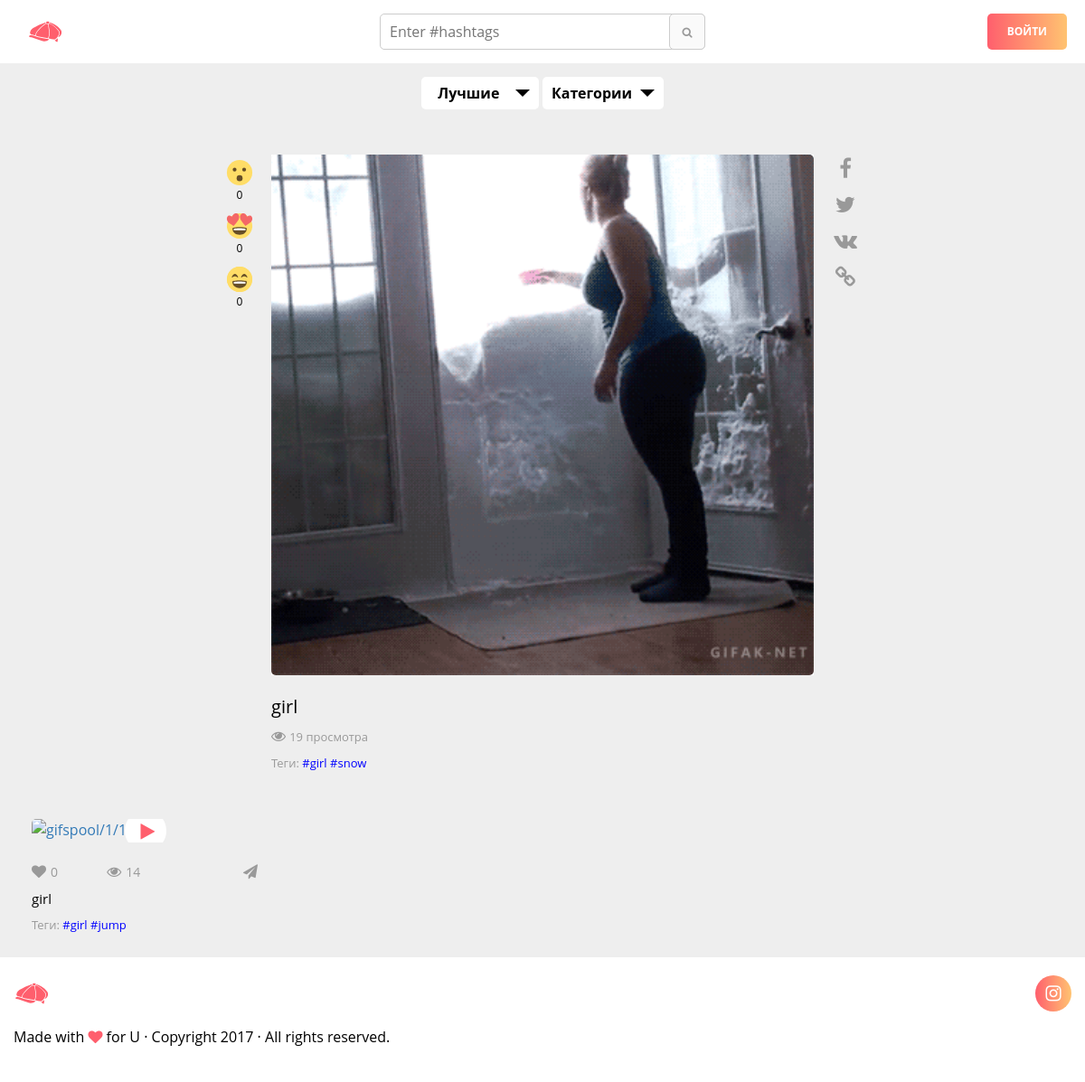
Screenshot of /10-girl/ with the database file from the repository.
### gifspool/models.py (models this page shows, shortened)
class Gif(models.Model):
    category = models.ForeignKey(Category, on_delete=models.CASCADE, blank=True, null=True,)
    creator = models.ForeignKey(User, default='')
    name = models.CharField(max_length=30)
    tags = models.CharField(max_length=300, blank = True)
    upload_date = models.DateTimeField(auto_now_add=True, blank = True)
    likes_by = models.TextField(default='', blank = True)
    likes = models.IntegerField(default=0)
    shocked = models.IntegerField(default=0)
    loved = models.IntegerField(default=0)
    laugh = models.IntegerField(default=0)
    post_to = models.BooleanField(default=None)
    gif_file = models.FileField(upload_to=user_directory_path)
    mp4_file_url = models.CharField(max_length=60, null=True, blank = True)
    jpg_path = models.CharField(max_length=60, default="", null=True, blank = True)
    jpg_url = models.CharField(max_length=60, default="", null=True, blank = True)
    views = models.IntegerField(default=0, blank=True, null=True,)
    hashtags = models.ManyToManyField(Hashtag, through='GifHashtagLinker', related_name = 'gifs_hashtag', blank=True )
    liked_by = models.ManyToManyField(User, through='Like', related_name = 'liked_by_user', blank=True)
    prev_gif = models.IntegerField(default=None, null=True, blank = True)
    next_gif = models.IntegerField(default=None, null=True, blank = True)
    def save(self, *args, **kwargs):
        super(Gif, self).save(*args, **kwargs)
        path = self.gif_file.path
        file_url = self.gif_file.url
        new_path = os.path.splitext(path)[0]
        new_file_url = os.path.splitext(file_url)[0]
        self.prev_gif = self.pk-1#Gif.objects.get(pk=int(pk)-1)
        self.next_gif = self.pk+1
        try:
            cache.set('to_update', True)
        except redis.exceptions.ConnectionError:
            pass
        if os.path.splitext(path)[1] == ".gif":
            if not os.path.isfile('%s.jpg'%new_path):
                gif_to_jpg(path, new_path)
                self.jpg_path = "%s.jpg"%new_path
                self.jpg_url = "%s.jpg"%new_file_url
        elif os.path.splitext(path)[1] == ".jpg":
            self.jpg_path = self.gif_file.path
            self.jpg_url = self.gif_file.url
        if not os.path.isfile('%s.mp4'%new_path):
            gif_to_mp4(path, new_path)
            self.mp4_file_url = self.gif_file.url.replace(".gif", ".mp4")

class Hashtag(models.Model):
    hashtag = models.CharField(max_length=60, unique = True)
    count = models.IntegerField(default=1)
    def __str__(self):
        return self.hashtag

### gifspool/views.py (the view, shortened to what this page needs)
# urls.py: url(r'^(?P<pk>[^/]+)-(?P<name>[^/]+)/$', views.OneGif.as_view(), name='onegif'),
class OneGif(Tags):
    def make_view(self, gif, user, ip_address):
        gif.views += 1
        gif.save()
        try:
            if isinstance(user, AnonymousUser):
                view = GifView.objects.get(Q(gif=gif),Q(user=None),Q(ip_address=ip_address))
            else:
                view = GifView.objects.get(Q(gif=gif),Q(user=user),Q(ip_address=ip_address))
        except GifView.DoesNotExist:
            view = None
        if view:
            view.view_date = datetime.now(timezone.utc)
            view.save()
        else:
            if isinstance(user, AnonymousUser):
                GifView.objects.create(gif=gif, ip_address=ip_address)
            else:
                GifView.objects.create(gif=gif, user=user, ip_address=ip_address)
    def make_related(self, gif):
        related = list(set(OneGif.find_brute(gif.hashtags.all(), gif)))
        if len(related) > 4:
            self.context['related'] = []
            iter = 0
            while len(self.context['related']) < 4 and iter < 10:
                rand = random.choice(related)
                iter += 1
                if rand not in self.context['related']:
                    self.context['related'].append(rand)
                    related.remove(rand)
        else:
            self.context['related'] = related
    def make_next_prev(self, gif):
        try:
            self.context['prev_gif'] = Gif.objects.get(pk=gif.prev_gif)
        except (NameError, Gif.DoesNotExist):
            pass
        try:
            self.context['next_gif'] = Gif.objects.get(pk=gif.next_gif)
        except (NameError, Gif.DoesNotExist):
            pass
    def get(self, request, pk, name):
        gif = get_object_or_404(Gif,pk=pk,name=name)
        user = request.user
        ip_address = request.META['REMOTE_ADDR']
        OneGif.make_view(self, gif, user, ip_address)
        OneGif.make_related(self, gif)
        OneGif.make_next_prev(self, gif)
        self.context['gif'] = gif
        OneGif.is_authenticated(self, request)
        return render(request, "single.html", self.context)

### gifspool/templates/single.html (shortened to what this page needs)
{% extends "base.html" %}
{% block content %}
    <main>
        <section class="section--single-gif">
            <div class="container-fluid">
                <div class="row">
                    <div class="col-lg-12">
                        <div class="gif_wrapper" id="single_gif">
                            <div class="gif_viewer">
                                <img class="gifplayer" src="{{ gif.gif_file.url }}" alt="{{ gif.gif_file.url }}">
                            </div>
                            <div class="gif_item_wrap">
                                <ul class="emoji_heart">
                                    <form method="post">{% csrf_token %}
                                        <li data-action="shocked">
                                            <a class="shocked" gif_id="{{ gif.id }}" gif_name="{{ gif.name }}" style="text-decoration: none">
                                                <img src="/static/img/emoji/shocked.svg" alt="">
                                                <span class="shocked_num">{{ gif.shocked }}</span>
                                            </a>
                                        </li>
                                        <li data-action="loved">
                                            <a class="loved" gif_id="{{ gif.id }}" gif_name="{{ gif.name }}" style="text-decoration: none">
                                                <img src="/static/img/emoji/loved.svg" alt="">
                                                <span class="loved_num">{{ gif.loved }}</span>
                                            </a>
                                        </li>
                                        <li data-action="laugh">
                                            <a class="laugh" gif_id="{{ gif.id }}" gif_name="{{ gif.name }}" style="text-decoration: none">
                                                <img src="/static/img/emoji/funny.svg" alt="">
                                                <span class="laugh_num">{{ gif.laugh }}</span>
                                            </a>
                                        </li>
                                    </form>
                                </ul>
                            </div>
                            <div class="gif_item__wrap_share">
                                <ul class="share_gif">
                                    <li data-share="facebook">
                                        <a class="soc_facebook" href="#"><i class="fa fa-facebook"></i></a>
                                    </li>
                                    <li data-share="twitter">
                                        <a class="soc_twitter" href="#"><i class="fa fa-twitter"></i></a>
                                    </li>
                                    <li data-share="vkontakte">
                                        <a class="soc_vkontakte" href="#"><i class="fa fa-vk"></i></a>
                                    </li>
                                    <li data-share="copy">
                                        <a class="soc_copy" href="#"><i class="fa fa-link"></i></a>
                                    </li>
                                </ul>
                            </div>
                            <div class="gif_item_info">
                                <div class="gif_item_meta">
                                    {{ gif.name }}
                                </div>
                                <div class="gif_item_view">
                                    <i class="fa fa-eye"></i> <span>{{ gif.views }} просмотра</span>
                                </div>
                                <div class="gif_item_tags">
                                    <span>
                                        Теги:
                                    </span>
                                    {% for hashtag in gif.hashtags.all %}
                                        <a href="http://127.0.0.1:8000/search?tags=%23{{ hashtag.hashtag }}">#{{ hashtag }}</a>
                                    {% endfor %}
                                </div>
                            </div>
                        </div>
                    </div>
                </div>
            </div>
        </section>
        <section class="section--related">
            <div class="container">
                <div class="row">
                {% for gif in related %}
                    <div class="col-md-3 col-sm-6 col-xs-12">
                        <div id="grid-item">
                            <div class="gif_wrapper">
                                <div class="gif_viewer">
                                    <a href="{% url 'gifspool:onegif' gif.id gif.name%}">
                                        <ins class="play-gif"></ins>
                                    </a>
                                </div>
                                <div class="gif_item_info">
                                    <ul class="gif_item_wrap">
                                        <li class="gif_item_emoji">
                                            <i class="fa fa-heart"></i><span>{{ gif.likes }}</span>
                                        </li>
                                        <li class="gif_item_view">
                                            <i class="fa fa-eye"></i><span>{{ gif.views }}</span>
                                        </li>
                                        <li class="gif_item_share">
                                            <i class="fa fa-paper-plane"></i>
                                        </li>
                                    </ul>
                                    <div class="gif_item_meta">
                                        <a href="{% url 'gifspool:onegif' gif.id gif.name %}">{{ gif.name }}</a>
                                    </div>
                                    <div class="gif_item_tags">
                                        <span>
                                        Теги:
                                        </span>
                                        {% for hashtag in gif.hashtags.all %}
                                            <a href="http://127.0.0.1:8000/search?tags=%23{{ hashtag.hashtag }}">#{{ hashtag }}</a>
                                        {% endfor %}
                                    </div>
                                </div>
                            </div>
                        </div>
                    </div>
                {% endfor %}
                </div>
            </div>
        </section>
    </main>
{% endblock %}

### gifspool/templates/base.html (shortened to what this page needs)
<!DOCTYPE html>
<html lang="ru">
{% load static %}
<head>
    <link rel="stylesheet" href="{% static 'css/style.min.css' %}">
    <link rel="stylesheet" href="https://maxcdn.bootstrapcdn.com/font-awesome/4.4.0/css/font-awesome.min.css">
</head>
<body id="is_home">
    <header class="main-header">
        <div class="container-fluid">
            <div class="row">
                <div class="col-lg-4 col-md-2 col-sm-2 col-xs-4">
                    <div class="logo-wrap">
                        <a class="logo" href="/"><img src="{% static 'img/logo.svg' %}" alt=""></a>
                    </div>
                </div>
                <div class="col-lg-4 col-md-5 col-sm-5 hidden-xs">
                    <form class="search-form" method="post" target="_top">{% csrf_token %}
                        <div class="search-bar" data-reactid="63">
                            <input class="search-input" name="tags" required="" placeholder="Enter #hashtags">
                            <button class="btn-search" type="submit" name="submit" value="search"><i class="fa fa-search"></i></button>
                        </div>
                    </form>
                </div>
                {% if not logged %}
                <div class="col-lg-4 col-md-5 col-sm-5 col-xs-8">
                    <div class="login_wrap">
                        <a href="/login" class="btn btn-main">Войти</a>
                    </div>
                </div>
                {% endif %}
            </div>
        </div>
    </header>
    <section class="section--filter">
        <div class="container">
            <div class="row">
                <div class="col-md-12">
                    <span class="select-wrap">
                        <span>
                            Лучшие
                        </span>
                    </span>
                    <span class="select-wrap">
                        <span>
                            Категории
                        </span>
                    </span>
                </div>
            </div>
        </div>
    </section>
    <main>
        {% block content %}
        {% endblock %}
    </main>
    <footer class="main-footer">
        <div class="container-fluid">
            <div class="row">
                <div class="col-xs-6">
                    <div>
                        <a class="logo" href="/"><img src="{% static 'img/logo.svg' %}" alt=""></a>
                    </div>
                </div>
                <div class="col-xs-6">
                    <div class="social-wrap">
                        <ul class="ulmnu">
                            <li>
                                <a href="instagram.com"><i class="fa fa-instagram"></i></a>
                            </li>
                        </ul>
                    </div>
                </div>
                <div class="col-xs-12">
                    <p>Made with <i class="fa fa-heart"></i> for {{ user }} · Copyright 2017 · All rights reserved.</p>
                </div>
            </div>
        </div>
    </footer>
</body>
</html>

### rows the page displays
Gif: gif_file (picture), shocked "0", loved "0", laugh "0", name "girl", views "19"
Hashtag: hashtag "girl"
Hashtag: hashtag "snow"
Gif: likes "0", views "14", name "girl"
Hashtag: hashtag "jump"

### other values shown
{{ user }} "U"
